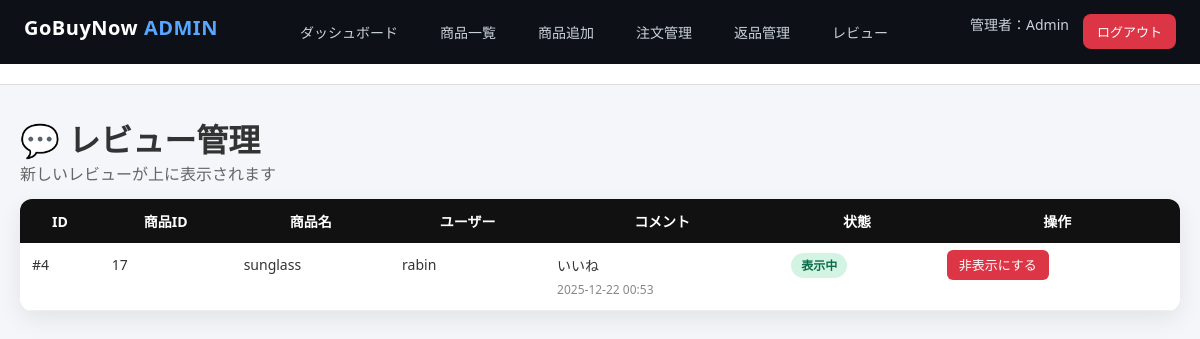
The page /reviews.php (signed in) on the database its author committed.
### tables this page shows
CREATE TABLE `product_reviews` (
  `id` int(11) NOT NULL,
  `product_id` int(11) NOT NULL,
  `user_id` int(11) NOT NULL,
  `rating` tinyint(4) NOT NULL,
  `comment` text NOT NULL,
  `created_at` timestamp NOT NULL DEFAULT CURRENT_TIMESTAMP,
  `is_hidden` tinyint(1) NOT NULL DEFAULT '0'
);

CREATE TABLE `products` (
  `id` int(11) NOT NULL,
  `name` varchar(255) DEFAULT NULL,
  `price` double DEFAULT NULL,
  `category` int(11) DEFAULT NULL,
  `image` varchar(255) DEFAULT NULL,
  `description` text,
  `created_at` timestamp NOT NULL DEFAULT CURRENT_TIMESTAMP,
  `stock` int(11) NOT NULL DEFAULT '0',
  `is_hidden` tinyint(1) NOT NULL DEFAULT '0'
);

### reviews.php (the view, shortened to what this page needs)
<?php
require_once '../config.php';
include 'header.php';
$sql = "
SELECT
    r.id AS review_id,
    r.product_id,
    r.comment,
    r.created_at,
    r.is_hidden,
    p.name AS product_name,
    COALESCE(u.name,'退会ユーザー') AS user_name
FROM product_reviews r
LEFT JOIN products p ON r.product_id = p.id
LEFT JOIN users u ON r.user_id = u.id
ORDER BY r.created_at DESC, r.id DESC
";
$reviews = $conn->query($sql);
?>
<div class="admin-container">
<h1>💬 レビュー管理</h1>
<p class="subtext">新しいレビューが上に表示されます</p>
<table class="review-table">
<thead>
<tr>
<th>ID</th>
<th>商品ID</th>
<th>商品名</th>
<th>ユーザー</th>
<th>コメント</th>
<th>状態</th>
<th>操作</th>
</tr>
</thead>
<tbody>
<?php while ($r = $reviews->fetch_assoc()):
    $isNew = (time() - strtotime($r['created_at'])) < 86400;
?>
<tr class="<?= $isNew ? 'new-row' : '' ?>">
<td>#<?= $r['review_id'] ?></td>
<td><?= $r['product_id'] ?></td>
<td><?= htmlspecialchars($r['product_name']) ?></td>
<td><?= htmlspecialchars($r['user_name']) ?></td>
<td class="comment-cell">
<?= nl2br(htmlspecialchars($r['comment'])) ?>
<div class="date"><?= date('Y-m-d H:i', strtotime($r['created_at'])) ?></div>
</td>
<td>
<span class="status <?= $r['is_hidden'] ? 'hidden' : 'visible' ?>">
<?= $r['is_hidden'] ? '非表示' : '表示中' ?>
</span>
</td>
<td>
<a class="btn <?= $r['is_hidden'] ? 'show' : 'hide' ?>"
href="reviews.php?toggle=<?= $r['review_id'] ?>">
<?= $r['is_hidden'] ? '表示する' : '非表示にする' ?>
</a>
</td>
</tr>
<?php endwhile; ?>
</tbody>
</table>
</div>
</body>
</html>

### header.php (style rules this page uses)
* { box-sizing:border-box;margin:0;padding:0 }
body { font-family: "Segoe UI", Roboto, Arial, sans-serif; background:#f4f6f9; color:#333; }

### reviews.php (style rules this page uses)
.admin-container { max-width:1300px; margin:30px auto; padding:0 20px; }
.subtext { color:#666; margin-bottom:14px; }
.review-table { width:100%; border-collapse:collapse; background:#fff; box-shadow:0 8px 24px rgba(0,0,0,.08); border-radius:12px; overflow:hidden; }
.review-table th { background:#111; color:#fff; padding:12px; font-size:14px; }
.review-table td { padding:12px; border-bottom:1px solid #eee; vertical-align:top; font-size:14px; }
.comment-cell { max-width:380px; }
.comment-cell .date { margin-top:6px; font-size:12px; color:#888; }
.status { padding:4px 10px; border-radius:14px; font-size:12px; font-weight:600; }
.status.visible { background:#d4f4e3;color:#0b6b4b }
.btn { padding:6px 12px; border-radius:6px; text-decoration:none; font-size:13px; color:#fff; }
.btn.hide { background:#dc3545 }

### rows shown on the page
product_reviews: id "4", product "17", product.name "sunglass", user_name "rabin", comment "いいね", created_at "2025-12-22 00:53", is_hidden "表示中"

### other values the page prints
$_SESSION['admin_name'] "Admin"
